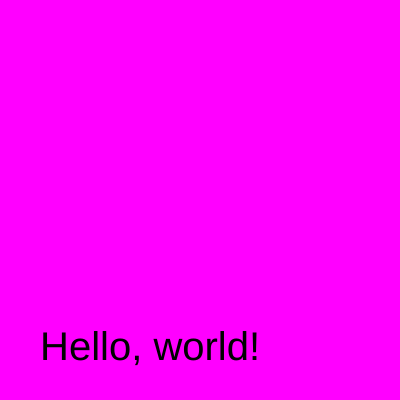
Frame 1 (no input)
Frame 60 (no input): identical to frame 1, image omitted
Frame 120 (the mouse pressed at the canvas centre since frame 60): identical to frame 1, image omitted

The p5.js sketch that drew this single still picture (run headless with seeded random() and noise() and a simulated clock; from frame 60 on, the mouse is pressed at the canvas centre):

// p5.js sketch
// ── sketch.js
function setup() {
    createCanvas(400, 400);
}

function draw() {
    background('magenta');
    textSize(40);
    text('Hello, world!', 40, 360);
}
